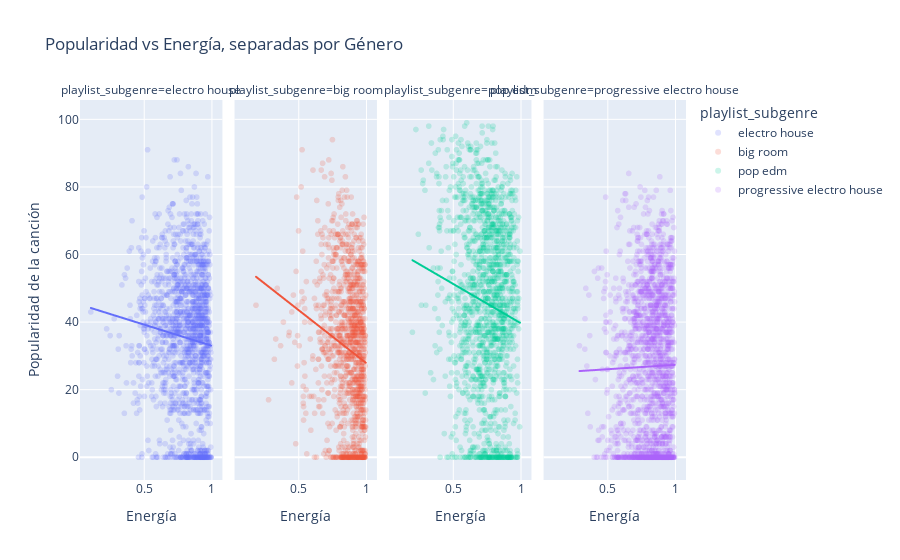

Source (notebook cell):
### Code cell
edm_energypopularity_scatter = px.scatter(edm_df, 
                                            x="energy", 
                                            y="track_popularity", 
                                            color="playlist_subgenre", 
                                            facet_col="playlist_subgenre",  # Crear gráficos separados por género
                                            opacity=0.2,  # Hacer los puntos más transparentes
                                            title="Popularidad vs Energía, separadas por Género",
                                            log_x=abels={"energy": "Energía", "track_popularity": "Popularidad de la canción"},
                                            trendline="ols")  # Agregar línea de tendencia

# Mostrar gráfico
edm_energypopularity_scatter.show()

### Figure 1 — Plotly figure (JSON) as saved in the notebook; plotly's stock layout.template omitted (floating-point values rounded to 4 significant figures; data arrays with more than 128 entries replaced by an {"elided": "..."} marker saying what was removed)
{"data": [{"hovertemplate": "playlist_subgenre=electro house<br>Energía=%{x}<br>Popularidad de la canción=%{y}<extra></extra>", "legendgroup": "electro house", "marker": {"color": "#636efa", "opacity": 0.2, "symbol": "circle"}, "mode": "markers", "name": "electro house", "showlegend": true, "type": "scattergl", "x": {"elided": "1511 float values"}, "xaxis": "x", "y": {"elided": "1511 int values"}, "yaxis": "y"}, {"hovertemplate": "<b>OLS trendline</b><br>track_popularity = -12.4881 * energy + 45.5013<br>R<sup>2</sup>=0.008625<br><br>playlist_subgenre=electro house<br>Energía=%{x}<br>Popularidad de la canción=%{y} <b>(trend)</b><extra></extra>", "legendgroup": "electro house", "marker": {"color": "#636efa", "symbol": "circle"}, "mode": "lines", "name": "electro house", "showlegend": false, "type": "scattergl", "x": {"elided": "1511 float values"}, "xaxis": "x", "y": {"elided": "1511 float values"}, "yaxis": "y"}, {"hovertemplate": "playlist_subgenre=big room<br>Energía=%{x}<br>Popularidad de la canción=%{y}<extra></extra>", "legendgroup": "big room", "marker": {"color": "#EF553B", "opacity": 0.2, "symbol": "circle"}, "mode": "markers", "name": "big room", "showlegend": true, "type": "scattergl", "x": {"elided": "1206 float values"}, "xaxis": "x2", "y": {"elided": "1206 int values"}, "yaxis": "y2"}, {"hovertemplate": "<b>OLS trendline</b><br>track_popularity = -31.2977 * energy + 59.2086<br>R<sup>2</sup>=0.030663<br><br>playlist_subgenre=big room<br>Energía=%{x}<br>Popularidad de la canción=%{y} <b>(trend)</b><extra></extra>", "legendgroup": "big room", "marker": {"color": "#EF553B", "symbol": "circle"}, "mode": "lines", "name": "big room", "showlegend": false, "type": "scattergl", "x": {"elided": "1206 float values"}, "xaxis": "x2", "y": {"elided": "1206 float values"}, "yaxis": "y2"}, {"hovertemplate": "playlist_subgenre=pop edm<br>Energía=%{x}<br>Popularidad de la canción=%{y}<extra></extra>", "legendgroup": "pop edm", "marker": {"color": "#00cc96", "opacity": 0.2, "symbol": "circle"}, "mode": "markers", "name": "pop edm", "showlegend": true, "type": "scattergl", "x": {"elided": "1517 float values"}, "xaxis": "x3", "y": {"elided": "1517 int values"}, "yaxis": "y3"}, {"hovertemplate": "<b>OLS trendline</b><br>track_popularity = -23.2524 * energy + 62.9522<br>R<sup>2</sup>=0.016772<br><br>playlist_subgenre=pop edm<br>Energía=%{x}<br>Popularidad de la canción=%{y} <b>(trend)</b><extra></extra>", "legendgroup": "pop edm", "marker": {"color": "#00cc96", "symbol": "circle"}, "mode": "lines", "name": "pop edm", "showlegend": false, "type": "scattergl", "x": {"elided": "1517 float values"}, "xaxis": "x3", "y": {"elided": "1517 float values"}, "yaxis": "y3"}, {"hovertemplate": "playlist_subgenre=progressive electro house<br>Energía=%{x}<br>Popularidad de la canción=%{y}<extra></extra>", "legendgroup": "progressive electro house", "marker": {"color": "#ab63fa", "opacity": 0.2, "symbol": "circle"}, "mode": "markers", "name": "progressive electro house", "showlegend": true, "type": "scattergl", "x": {"elided": "1809 float values"}, "xaxis": "x4", "y": {"elided": "1809 int values"}, "yaxis": "y4"}, {"hovertemplate": "<b>OLS trendline</b><br>track_popularity = 2.58814 * energy + 24.7554<br>R<sup>2</sup>=0.000225<br><br>playlist_subgenre=progressive electro house<br>Energía=%{x}<br>Popularidad de la canción=%{y} <b>(trend)</b><extra></extra>", "legendgroup": "progressive electro house", "marker": {"color": "#ab63fa", "symbol": "circle"}, "mode": "lines", "name": "progressive electro house", "showlegend": false, "type": "scattergl", "x": {"elided": "1809 float values"}, "xaxis": "x4", "y": {"elided": "1809 float values"}, "yaxis": "y4"}], "layout": {"annotations": [{"font": {}, "showarrow": false, "text": "playlist_subgenre=electro house", "x": 0.1175, "xanchor": "center", "xref": "paper", "y": 1, "yanchor": "bottom", "yref": "paper"}, {"font": {}, "showarrow": false, "text": "playlist_subgenre=big room", "x": 0.3725, "xanchor": "center", "xref": "paper", "y": 1, "yanchor": "bottom", "yref": "paper"}, {"font": {}, "showarrow": false, "text": "playlist_subgenre=pop edm", "x": 0.6275, "xanchor": "center", "xref": "paper", "y": 1, "yanchor": "bottom", "yref": "paper"}, {"font": {}, "showarrow": false, "text": "playlist_subgenre=progressive electro house", "x": 0.8825, "xanchor": "center", "xref": "paper", "y": 1, "yanchor": "bottom", "yref": "paper"}], "legend": {"title": {"text": "playlist_subgenre"}, "tracegroupgap": 0}, "title": {"text": "Popularidad vs Energía, separadas por Género"}, "xaxis": {"anchor": "y", "domain": [0, 0.235], "title": {"text": "Energía"}}, "xaxis2": {"anchor": "y2", "domain": [0.255, 0.49], "matches": "x", "title": {"text": "Energía"}}, "xaxis3": {"anchor": "y3", "domain": [0.51, 0.745], "matches": "x", "title": {"text": "Energía"}}, "xaxis4": {"anchor": "y4", "domain": [0.765, 1.0], "matches": "x", "title": {"text": "Energía"}}, "yaxis": {"anchor": "x", "domain": [0, 1], "title": {"text": "Popularidad de la canción"}}, "yaxis2": {"anchor": "x2", "domain": [0, 1], "matches": "y", "showticklabels": false}, "yaxis3": {"anchor": "x3", "domain": [0, 1], "matches": "y", "showticklabels": false}, "yaxis4": {"anchor": "x4", "domain": [0, 1], "matches": "y", "showticklabels": false}}}
